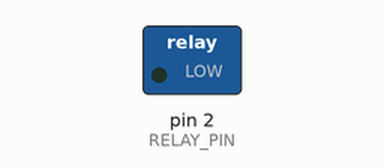
Bench run of a sketch on a simulated Arduino Uno, built with avr-gcc and run on an emulated ATmega328P. Parts: switched loads named in the sketch (green lamp = pin HIGH). Dashed ring = blinking.

Above: at 0.5 s.
Timing chart, 0 to 4.6 s (numbered marks = the images above):
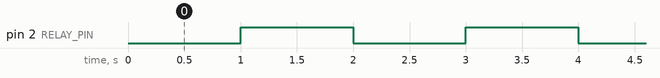

The sketch:

sketch_mar31a.ino
```cpp
// Benjamin Stream & Solomon Himelbloom
// Assignment 0

const int RELAY_PIN = 2;
void setup() {
  Serial.begin(9600);
  pinMode(RELAY_PIN, OUTPUT);
}

void loop() {
  delay(1000);
  digitalWrite(RELAY_PIN, HIGH);
  delay(1000);
  digitalWrite(RELAY_PIN, LOW);
}
```

Measured:
- by itself, pin 2 (RELAY_PIN): alternates HIGH for 1.0 s and LOW for 1.0 s
